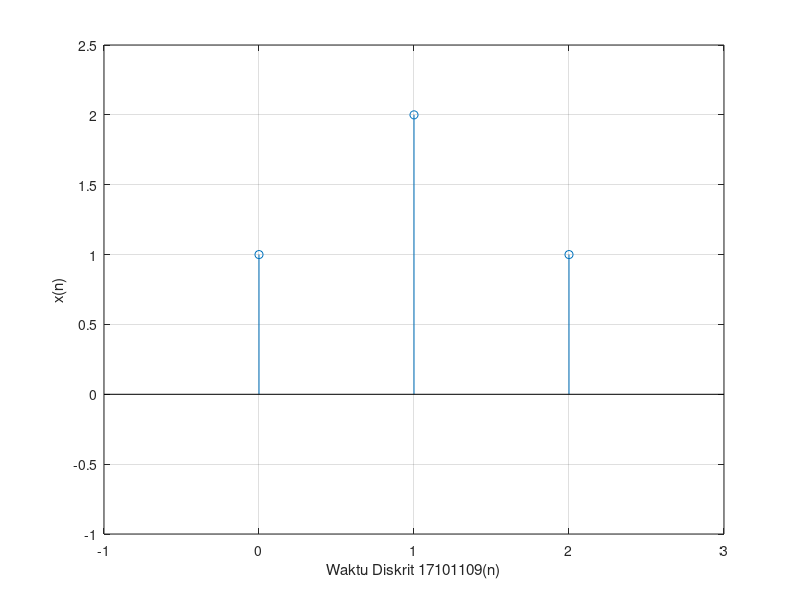

Reproduce this figure in MATLAB.
xn = [1 2 1];
n = [0 1 2];
figure (1);
stem (n,xn);
axis([-1 3 -1 2.5]);
grid on;
xlabel('Waktu Diskrit 17101109(n)');
ylabel('x(n)');

% HASIL DATA ke-1 : 1. Sesuai Modul 2.Menggunakan NIM
% xn Diganti dengan NIM 
% n = [0 1 2 3 4 5 6 7];
% Perbandingan dari latihan1 
% axis ([xmin xmax ymin ymax]) memberikan range tampilan suatu flot (tidak
% merubah nilai)
%ref : https://www.advernesia.com/blog/matlab/membuat-judul-label-axis-dan-legenda-grafik-matlab/